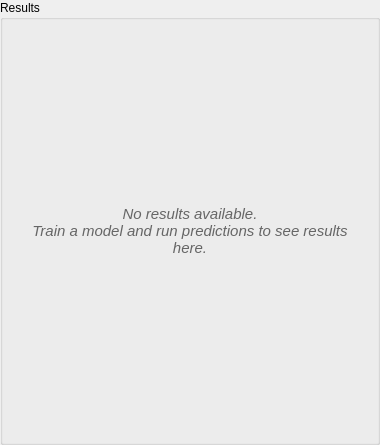
<?xml version="1.0" encoding="UTF-8"?>
<ui version="4.0">
 <class>ResultsPanel</class>
 <widget class="QWidget" name="ResultsPanel">
  <property name="geometry">
   <rect>
    <x>0</x>
    <y>0</y>
    <width>380</width>
    <height>420</height>
   </rect>
  </property>
  <layout class="QVBoxLayout" name="mainLayout">
   <property name="leftMargin">
    <number>0</number>
   </property>
   <property name="topMargin">
    <number>0</number>
   </property>
   <property name="rightMargin">
    <number>0</number>
   </property>
   <property name="bottomMargin">
    <number>0</number>
   </property>
   <item>
    <widget class="QGroupBox" name="resultsGroupBox">
     <property name="title">
      <string>Results</string>
     </property>
     <layout class="QVBoxLayout" name="groupBoxLayout">
      <!-- Stacked widget: no-results page vs. results page -->
      <item>
       <widget class="QStackedWidget" name="stackedWidget">
        <property name="currentIndex">
         <number>0</number>
        </property>
        <!-- Page 0: No results placeholder -->
        <widget class="QWidget" name="noResultsPage">
         <layout class="QVBoxLayout" name="noResultsLayout">
          <item>
           <spacer name="noResultsTopSpacer">
            <property name="orientation">
             <enum>Qt::Vertical</enum>
            </property>
            <property name="sizeHint" stdset="0">
             <size>
              <width>20</width>
              <height>40</height>
             </size>
            </property>
           </spacer>
          </item>
          <item>
           <widget class="QLabel" name="noResultsLabel">
            <property name="text">
             <string>No results available.
Train a model and run predictions to see results here.</string>
            </property>
            <property name="alignment">
             <set>Qt::AlignCenter</set>
            </property>
            <property name="wordWrap">
             <bool>true</bool>
            </property>
            <property name="styleSheet">
             <string>QLabel { color: #666; font-style: italic; font-size: 11pt; }</string>
            </property>
           </widget>
          </item>
          <item>
           <spacer name="noResultsBottomSpacer">
            <property name="orientation">
             <enum>Qt::Vertical</enum>
            </property>
            <property name="sizeHint" stdset="0">
             <size>
              <width>20</width>
              <height>40</height>
             </size>
            </property>
           </spacer>
          </item>
         </layout>
        </widget>
        <!-- Page 1: Results display -->
        <widget class="QWidget" name="resultsPage">
         <layout class="QVBoxLayout" name="resultsLayout">
          <!-- Model / Training summary -->
          <item>
           <widget class="QLabel" name="modelSummaryLabel">
            <property name="text">
             <string>Model: --</string>
            </property>
            <property name="styleSheet">
             <string>QLabel { font-weight: bold; color: #333; }</string>
            </property>
            <property name="wordWrap">
             <bool>true</bool>
            </property>
           </widget>
          </item>
          <item>
           <widget class="QLabel" name="trainingSummaryLabel">
            <property name="text">
             <string>Training: -- observations, -- features, -- classes</string>
            </property>
            <property name="wordWrap">
             <bool>true</bool>
            </property>
           </widget>
          </item>
          <item>
           <widget class="Line" name="metricsSeparator">
            <property name="orientation">
             <enum>Qt::Horizontal</enum>
            </property>
           </widget>
          </item>
          <!-- Metrics display -->
          <item>
           <widget class="QLabel" name="metricsHeaderLabel">
            <property name="text">
             <string>Classification Metrics</string>
            </property>
            <property name="styleSheet">
             <string>QLabel { font-weight: bold; }</string>
            </property>
           </widget>
          </item>
          <item>
           <layout class="QFormLayout" name="metricsFormLayout">
            <property name="horizontalSpacing">
             <number>10</number>
            </property>
            <property name="verticalSpacing">
             <number>4</number>
            </property>
            <item row="0" column="0">
             <widget class="QLabel" name="accuracyTextLabel">
              <property name="text">
               <string>Accuracy:</string>
              </property>
              <property name="toolTip">
               <string>Overall correctness: (TP + TN) / Total</string>
              </property>
             </widget>
            </item>
            <item row="0" column="1">
             <widget class="QLabel" name="accuracyValueLabel">
              <property name="text">
               <string>--</string>
              </property>
              <property name="styleSheet">
               <string>QLabel { font-weight: bold; color: #2E8B57; }</string>
              </property>
             </widget>
            </item>
            <item row="1" column="0">
             <widget class="QLabel" name="sensitivityTextLabel">
              <property name="text">
               <string>Sensitivity (Recall):</string>
              </property>
              <property name="toolTip">
               <string>True Positive Rate: TP / (TP + FN)</string>
              </property>
             </widget>
            </item>
            <item row="1" column="1">
             <widget class="QLabel" name="sensitivityValueLabel">
              <property name="text">
               <string>--</string>
              </property>
              <property name="styleSheet">
               <string>QLabel { font-weight: bold; color: #2E8B57; }</string>
              </property>
             </widget>
            </item>
            <item row="2" column="0">
             <widget class="QLabel" name="specificityTextLabel">
              <property name="text">
               <string>Specificity:</string>
              </property>
              <property name="toolTip">
               <string>True Negative Rate: TN / (TN + FP)</string>
              </property>
             </widget>
            </item>
            <item row="2" column="1">
             <widget class="QLabel" name="specificityValueLabel">
              <property name="text">
               <string>--</string>
              </property>
              <property name="styleSheet">
               <string>QLabel { font-weight: bold; color: #2E8B57; }</string>
              </property>
             </widget>
            </item>
            <item row="3" column="0">
             <widget class="QLabel" name="diceScoreTextLabel">
              <property name="text">
               <string>Dice Score (F1):</string>
              </property>
              <property name="toolTip">
               <string>Harmonic mean of precision and recall: 2·TP / (2·TP + FP + FN)</string>
              </property>
             </widget>
            </item>
            <item row="3" column="1">
             <widget class="QLabel" name="diceScoreValueLabel">
              <property name="text">
               <string>--</string>
              </property>
              <property name="styleSheet">
               <string>QLabel { font-weight: bold; color: #2E8B57; }</string>
              </property>
             </widget>
            </item>
           </layout>
          </item>
          <!-- Confusion matrix -->
          <item>
           <widget class="QLabel" name="confusionMatrixHeaderLabel">
            <property name="text">
             <string>Confusion Matrix:</string>
            </property>
            <property name="styleSheet">
             <string>QLabel { font-weight: bold; }</string>
            </property>
           </widget>
          </item>
          <item>
           <widget class="QLabel" name="confusionMatrixLabel">
            <property name="text">
             <string>No data available</string>
            </property>
            <property name="wordWrap">
             <bool>true</bool>
            </property>
            <property name="styleSheet">
             <string>QLabel {
    font-family: 'Courier New', monospace;
    background-color: #f5f5f5;
    border: 1px solid #ddd;
    padding: 8px;
    border-radius: 4px;
}</string>
            </property>
            <property name="alignment">
             <set>Qt::AlignCenter</set>
            </property>
           </widget>
          </item>
          <!-- Transition matrix (HMM only) -->
          <item>
           <widget class="QLabel" name="transitionMatrixHeaderLabel">
            <property name="text">
             <string>Transition Matrix:</string>
            </property>
            <property name="styleSheet">
             <string>QLabel { font-weight: bold; }</string>
            </property>
            <property name="visible">
             <bool>false</bool>
            </property>
           </widget>
          </item>
          <item>
           <widget class="QLabel" name="transitionMatrixLabel">
            <property name="text">
             <string/>
            </property>
            <property name="wordWrap">
             <bool>true</bool>
            </property>
            <property name="styleSheet">
             <string>QLabel {
    font-family: 'Courier New', monospace;
    background-color: #f5f5f5;
    border: 1px solid #ddd;
    padding: 8px;
    border-radius: 4px;
}</string>
            </property>
            <property name="alignment">
             <set>Qt::AlignCenter</set>
            </property>
            <property name="visible">
             <bool>false</bool>
            </property>
           </widget>
          </item>
          <item>
           <widget class="Line" name="outputsSeparator">
            <property name="orientation">
             <enum>Qt::Horizontal</enum>
            </property>
           </widget>
          </item>
          <!-- Output data keys list -->
          <item>
           <widget class="QLabel" name="outputsHeaderLabel">
            <property name="text">
             <string>Created Outputs:</string>
            </property>
            <property name="styleSheet">
             <string>QLabel { font-weight: bold; }</string>
            </property>
           </widget>
          </item>
          <item>
           <widget class="QListWidget" name="outputKeysListWidget">
            <property name="maximumSize">
             <size>
              <width>16777215</width>
              <height>150</height>
             </size>
            </property>
            <property name="toolTip">
             <string>Click an output key to focus it in the DataViewer</string>
            </property>
            <property name="alternatingRowColors">
             <bool>true</bool>
            </property>
           </widget>
          </item>
          <!-- Clear button -->
          <item>
           <layout class="QHBoxLayout" name="buttonLayout">
            <item>
             <spacer name="buttonSpacer">
              <property name="orientation">
               <enum>Qt::Horizontal</enum>
              </property>
             </spacer>
            </item>
            <item>
             <widget class="QPushButton" name="clearButton">
              <property name="text">
               <string>Clear Results</string>
              </property>
              <property name="toolTip">
               <string>Clear the displayed results</string>
              </property>
             </widget>
            </item>
           </layout>
          </item>
         </layout>
        </widget>
       </widget>
      </item>
     </layout>
    </widget>
   </item>
  </layout>
 </widget>
 <resources/>
 <connections/>
</ui>
